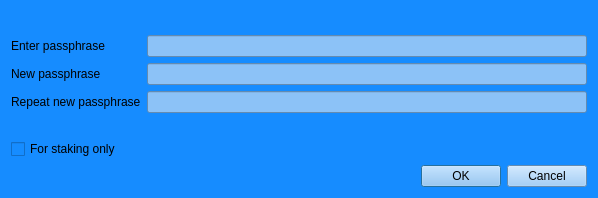
<?xml version="1.0" encoding="UTF-8"?>
<ui version="4.0">
 <class>AskPassphraseDialog</class>
 <widget class="QDialog" name="AskPassphraseDialog">
  <property name="geometry">
   <rect>
    <x>0</x>
    <y>0</y>
    <width>598</width>
    <height>198</height>
   </rect>
  </property>
  <property name="sizePolicy">
   <sizepolicy hsizetype="Preferred" vsizetype="Minimum">
    <horstretch>0</horstretch>
    <verstretch>0</verstretch>
   </sizepolicy>
  </property>
  <property name="minimumSize">
   <size>
    <width>550</width>
    <height>0</height>
   </size>
  </property>
  <property name="windowTitle">
   <string>Passphrase Dialog</string>
  </property>
  <property name="styleSheet">
   <string notr="true">background-color: rgb(22, 140, 255);</string>
  </property>
  <layout class="QVBoxLayout" name="verticalLayout">
   <item>
    <widget class="QLabel" name="warningLabel">
     <property name="textFormat">
      <enum>Qt::RichText</enum>
     </property>
     <property name="wordWrap">
      <bool>true</bool>
     </property>
    </widget>
   </item>
   <item>
    <layout class="QFormLayout" name="formLayout">
     <property name="fieldGrowthPolicy">
      <enum>QFormLayout::AllNonFixedFieldsGrow</enum>
     </property>
     <item row="0" column="0">
      <widget class="QLabel" name="passLabel1">
       <property name="text">
        <string>Enter passphrase</string>
       </property>
      </widget>
     </item>
     <item row="0" column="1">
      <widget class="QLineEdit" name="passEdit1">
       <property name="styleSheet">
        <string notr="true">background-color: rgb(140, 194, 247);</string>
       </property>
       <property name="echoMode">
        <enum>QLineEdit::Password</enum>
       </property>
      </widget>
     </item>
     <item row="1" column="0">
      <widget class="QLabel" name="passLabel2">
       <property name="text">
        <string>New passphrase</string>
       </property>
      </widget>
     </item>
     <item row="1" column="1">
      <widget class="QLineEdit" name="passEdit2">
       <property name="styleSheet">
        <string notr="true">background-color: rgb(140, 194, 247);</string>
       </property>
       <property name="echoMode">
        <enum>QLineEdit::Password</enum>
       </property>
      </widget>
     </item>
     <item row="2" column="0">
      <widget class="QLabel" name="passLabel3">
       <property name="text">
        <string>Repeat new passphrase</string>
       </property>
      </widget>
     </item>
     <item row="2" column="1">
      <widget class="QLineEdit" name="passEdit3">
       <property name="styleSheet">
        <string notr="true">background-color: rgb(140, 194, 247);</string>
       </property>
       <property name="echoMode">
        <enum>QLineEdit::Password</enum>
       </property>
      </widget>
     </item>
     <item row="3" column="1">
      <widget class="QLabel" name="capsLabel">
       <property name="font">
        <font>
         <weight>75</weight>
         <bold>true</bold>
        </font>
       </property>
       <property name="text">
        <string/>
       </property>
       <property name="alignment">
        <set>Qt::AlignCenter</set>
       </property>
      </widget>
     </item>
     <item row="4" column="0">
      <widget class="QCheckBox" name="stakingCheckBox">
       <property name="enabled">
        <bool>true</bool>
       </property>
       <property name="visible">
        <bool>false</bool>
       </property>
       <property name="toolTip">
        <string>Serves to disable the trivial sendmoney when OS account compromised. Provides no real security.</string>
       </property>
       <property name="text">
        <string>For staking only</string>
       </property>
      </widget>
     </item>
    </layout>
   </item>
   <item>
    <widget class="QDialogButtonBox" name="buttonBox">
     <property name="autoFillBackground">
      <bool>false</bool>
     </property>
     <property name="styleSheet">
      <string notr="true">background-color: rgb(140, 194, 247);</string>
     </property>
     <property name="orientation">
      <enum>Qt::Horizontal</enum>
     </property>
     <property name="standardButtons">
      <set>QDialogButtonBox::Cancel|QDialogButtonBox::Ok</set>
     </property>
    </widget>
   </item>
  </layout>
 </widget>
 <resources/>
 <connections>
  <connection>
   <sender>buttonBox</sender>
   <signal>accepted()</signal>
   <receiver>AskPassphraseDialog</receiver>
   <slot>accept()</slot>
   <hints>
    <hint type="sourcelabel">
     <x>248</x>
     <y>254</y>
    </hint>
    <hint type="destinationlabel">
     <x>157</x>
     <y>274</y>
    </hint>
   </hints>
  </connection>
  <connection>
   <sender>buttonBox</sender>
   <signal>rejected()</signal>
   <receiver>AskPassphraseDialog</receiver>
   <slot>reject()</slot>
   <hints>
    <hint type="sourcelabel">
     <x>316</x>
     <y>260</y>
    </hint>
    <hint type="destinationlabel">
     <x>286</x>
     <y>274</y>
    </hint>
   </hints>
  </connection>
 </connections>
</ui>
